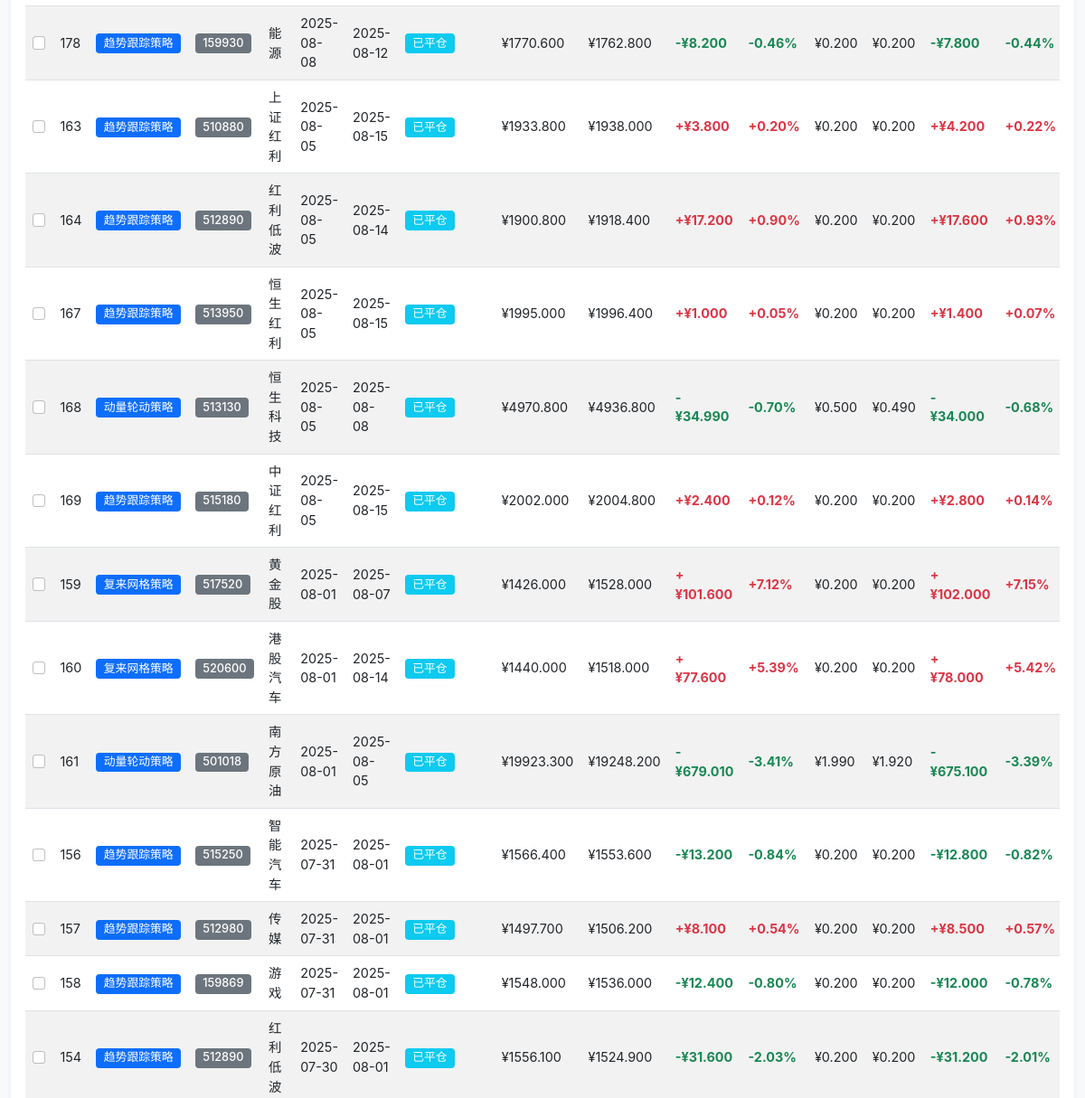
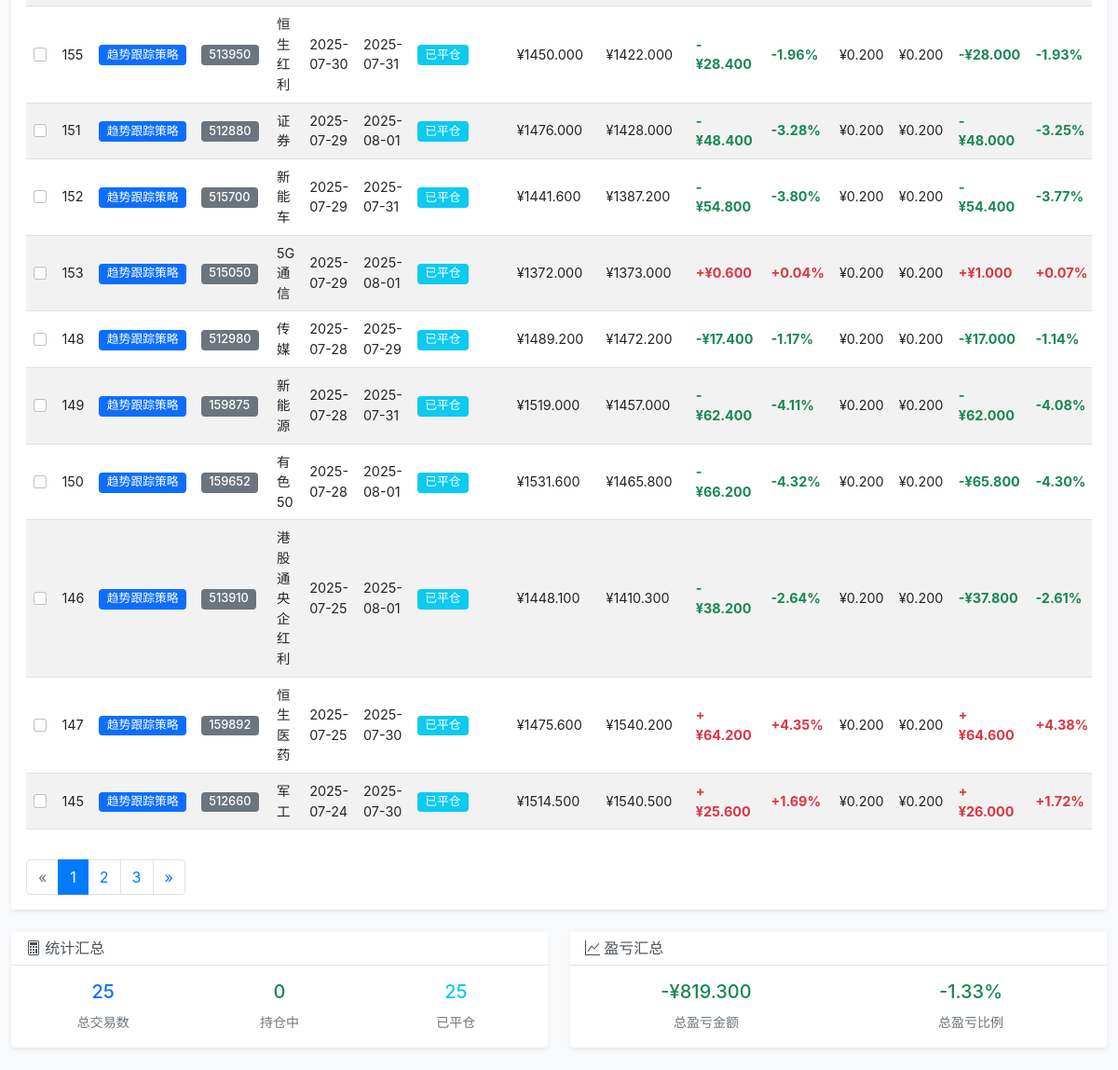
/trades?status=closed&page_size=25 (lower part), run on an earlier commit of the app's database (2 pictures, top to bottom).
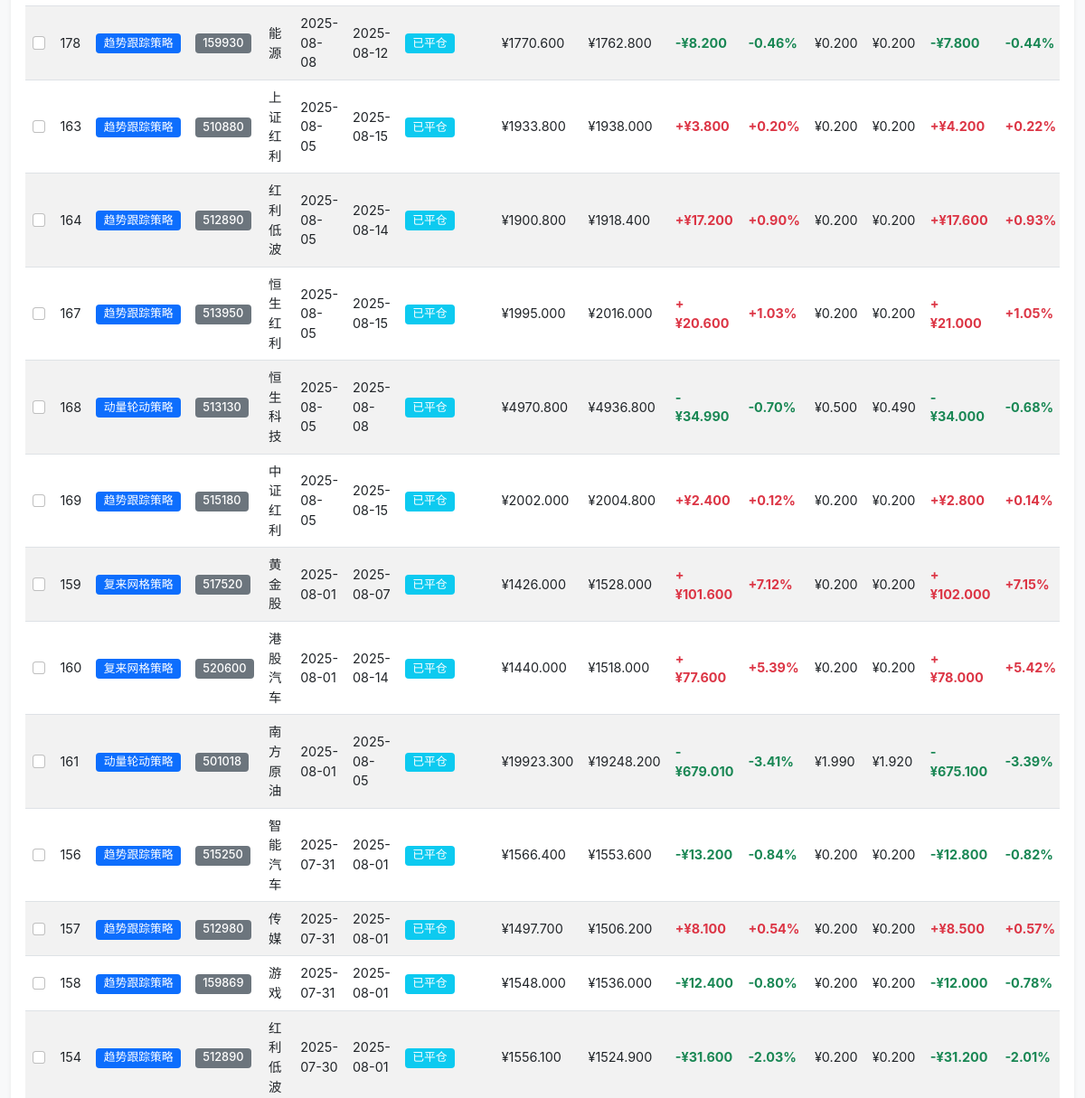
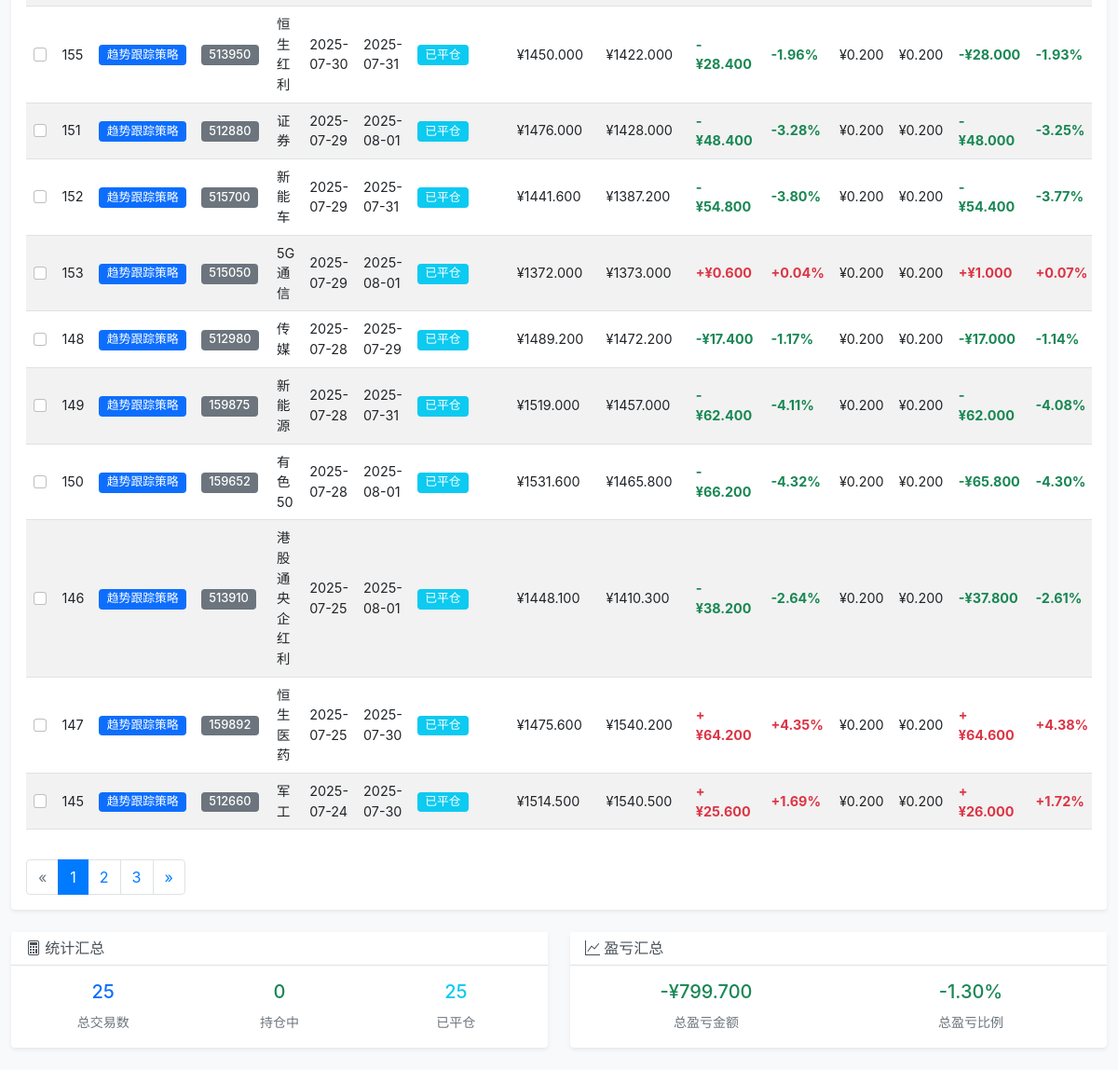
And on a later commit of the database (2 pictures, top to bottom).
### tables this page shows
CREATE TABLE trades (
                id INTEGER PRIMARY KEY AUTOINCREMENT,
                symbol_code TEXT NOT NULL,
                symbol_name TEXT NOT NULL,
                open_date DATE NOT NULL,
                close_date DATE,
                status TEXT DEFAULT 'open',  -- open: 持仓中, closed: 已平仓
                total_buy_amount DECIMAL(15,3) DEFAULT 0,
                total_buy_quantity INTEGER DEFAULT 0,
                total_sell_amount DECIMAL(15,3) DEFAULT 0,
                total_sell_quantity INTEGER DEFAULT 0,
                remaining_quantity INTEGER DEFAULT 0,
                total_profit_loss DECIMAL(15,3) DEFAULT 0,
                total_profit_loss_pct DECIMAL(8,4) DEFAULT 0,
                holding_days INTEGER DEFAULT 0,
                created_at TIMESTAMP DEFAULT CURRENT_TIMESTAMP,
                updated_at TIMESTAMP DEFAULT CURRENT_TIMESTAMP
            , strategy TEXT DEFAULT "trend", trade_log TEXT, deleted_at TIMESTAMP, deleted_reason TEXT, strategy_id INTEGER, is_deleted INTEGER DEFAULT 0, delete_date TIMESTAMP, delete_reason TEXT, operator_note TEXT, total_gross_profit DECIMAL(15,3) DEFAULT 0, total_net_profit DECIMAL(15,3) DEFAULT 0, total_net_profit_pct DECIMAL(8,4) DEFAULT 0, total_buy_fees DECIMAL(15,3) DEFAULT 0, total_sell_fees DECIMAL(15,3) DEFAULT 0, total_fees DECIMAL(15,3) DEFAULT 0, total_fee_ratio_pct DECIMAL(8,4) DEFAULT 0);

CREATE TABLE strategies (
                id INTEGER PRIMARY KEY AUTOINCREMENT,
                name TEXT NOT NULL UNIQUE,
                description TEXT,
                is_active BOOLEAN DEFAULT 1,
                created_at TIMESTAMP DEFAULT CURRENT_TIMESTAMP,
                updated_at TIMESTAMP DEFAULT CURRENT_TIMESTAMP
            );

### routes/trading_routes.py (the view)
@trading_bp.route('/trades')
def trades():
    try:
        trading_service = TradingService(current_app.db_service)
        strategy_service = StrategyService(current_app.db_service)
        status = request.args.get('status', 'all')
        strategy_arg = request.args.get('strategy', 'all')
        page_arg = request.args.get('page', '1')
        page_size_arg = request.args.get('page_size', '25')
        status_filter = None if not status or status == 'all' else status
        strategy_filter = None
        if strategy_arg and strategy_arg != 'all':
            try:
                strategy_filter = int(strategy_arg)
            except ValueError:
                strategy_filter = strategy_arg
        try:
            page = int(page_arg)
        except Exception:
            page = 1
        try:
            page_size = int(page_size_arg)
        except Exception:
            page_size = 25
        if page < 1:
            page = 1
        if page_size not in (25, 50, 100):
            page_size = 25
        sort_key = request.args.get('sort', 'open_date')
        sort_dir = request.args.get('dir', 'desc').lower()
        if sort_dir not in ('asc', 'desc'):
            sort_dir = 'desc'
        allowed_sort_columns = {
            'id': 't.id',
            'strategy_name': 's.name',
            'symbol_code': 't.symbol_code',
            'symbol_name': 't.symbol_name',
            'open_date': 't.open_date',
            'close_date': 't.close_date',
            'status': 't.status',
            'remaining_quantity': 't.remaining_quantity',
            'total_buy_amount': 't.total_buy_amount',
            'total_sell_amount': 't.total_sell_amount',
            'total_net_profit': 't.total_net_profit',
            'total_net_profit_pct': 't.total_net_profit_pct',
            'total_buy_fees': 't.total_buy_fees',
            'total_sell_fees': 't.total_sell_fees',
            'total_profit_loss': 't.total_profit_loss',
            'total_profit_loss_pct': 't.total_profit_loss_pct',
            'total_fees': 't.total_fees',
            'total_fee_ratio_pct': 't.total_fee_ratio_pct',
            'holding_days': 't.holding_days',
        }
        order_col = allowed_sort_columns.get(sort_key, 't.open_date')
        order_by = f"{order_col} {'DESC' if sort_dir == 'desc' else 'ASC'}"
        symbols_raw = request.args.get('symbols', '').strip()
        symbols_list = []
        if symbols_raw:
            tmp = [p for chunk in symbols_raw.replace('，', ',').split(',') for p in chunk.split()] if symbols_raw else []
            symbols_list = list({s.strip().upper() for s in tmp if s.strip()})
        names_raw = request.args.get('names', '').strip()
        names_list = []
        if names_raw:
            tmp = [p for chunk in names_raw.replace('，', ',').split(',') for p in chunk.split()] if names_raw else []
            names_list = list({s.strip().upper() for s in tmp if s.strip()})
        date_from = request.args.get('date_from', '').strip() or None
        date_to = request.args.get('date_to', '').strip() or None
        trades_dto, total_count = trading_service.get_trades_paginated(
            status=status_filter,
            strategy=strategy_filter,
            order_by=order_by,
            page=page,
            page_size=page_size,
            return_dto=True,
            symbols=symbols_list,
            symbol_names=names_list,
            date_from=date_from,
            date_to=date_to,
        )
        strategies_list_raw = strategy_service.get_all_strategies(return_dto=True)
        all_trades = dto_list_to_dicts(trades_dto)
        strategies_list = dto_list_to_dicts(strategies_list_raw)
        total_pages = (total_count + page_size - 1) // page_size if page_size > 0 else 1
        return render_template('trades.html',
                             trades=all_trades,
                             strategies=strategies_list,
                             current_status=status,
                             current_strategy=str(strategy_arg),
                             sort_key=sort_key,
                             sort_dir=sort_dir,
                             symbols_query=symbols_raw,
                             names_query=names_raw,
                             date_from=date_from or '',
                             date_to=date_to or '',
                             page=page,
                             page_size=page_size,
                             total_count=total_count,
                             total_pages=total_pages)
    except Exception as e:
        current_app.logger.error(f"交易列表加载失败: {str(e)}")
        return render_template('trades.html', trades=[], strategies=[])

### templates/trades.html (shortened to what the changed rows need)
{% extends "base.html" %}
{% block content %}
    <div class="row">
        <div class="col-12">
            <div class="card">
                <div class="card-body">
                    <div class="table-responsive">
                        <table class="table table-striped table-hover">
                            <tbody>
                                {% if trades %}
                                    {% for trade in trades %}
                                        <tr>
                                            <td>
                                                <input type="checkbox"
                                                       class="form-check-input trade-checkbox"
                                                       value="{{ trade.id }}">
                                            </td>
                                            <td>{{ trade.id }}</td>
                                            <td>
                                                <span class="badge bg-primary">{{ trade.strategy_name or '-' }}</span>
                                            </td>
                                            <td>
                                                <span class="badge bg-secondary">{{ trade.symbol_code }}</span>
                                            </td>
                                            <td>{{ trade.symbol_name }}</td>
                                            <td>{{ trade.open_date }}</td>
                                            <td>
                                                {% if trade.close_date %}
                                                    {{ trade.close_date }}
                                                {% else %}
                                                    <span class="text-muted">-</span>
                                                {% endif %}
                                            </td>
                                            <td>
                                                {% if trade.status == 'open' %}
                                                    <span class="badge bg-success">持仓中</span>
                                                {% else %}
                                                    <span class="badge bg-info">已平仓</span>
                                                {% endif %}
                                            </td>
                                            <td>
                                            </td>
                                            <td>¥{{ "%.3f"|format(trade.total_buy_amount) }}</td>
                                            <td>¥{{ "%.3f"|format(trade.total_sell_amount) }}</td>
                                            <td>
                                                {% if trade.total_net_profit > 0 %}
                                                    <span class="text-danger fw-bold">+¥{{ "%.3f"|format(trade.total_net_profit) }}</span>
                                                {% elif trade.total_net_profit < 0 %}
                                                    <span class="text-success fw-bold">-¥{{ "%.3f"|format((trade.total_net_profit | abs) ) }}</span>
                                                {% else %}
                                                    <span class="text-muted">¥0.000</span>
                                                {% endif %}
                                            </td>
                                            <td>
                                                {% if trade.total_net_profit_pct > 0 %}
                                                    <span class="text-danger fw-bold">+{{ "%.2f"|format(trade.total_net_profit_pct) }}%</span>
                                                {% elif trade.total_net_profit_pct < 0 %}
                                                    <span class="text-success fw-bold">{{ "%.2f"|format(trade.total_net_profit_pct) }}%</span>
                                                {% else %}
                                                    <span class="text-muted">0.00%</span>
                                                {% endif %}
                                            </td>
                                            <td>¥{{ "%.3f"|format(trade.total_buy_fees) }}</td>
                                            <td>¥{{ "%.3f"|format(trade.total_sell_fees) }}</td>
                                            <td>
                                                {% if trade.total_profit_loss > 0 %}
                                                    <span class="text-danger fw-bold">+¥{{ "%.3f"|format(trade.total_profit_loss) }}</span>
                                                {% elif trade.total_profit_loss < 0 %}
                                                    <span class="text-success fw-bold">-¥{{ "%.3f"|format((trade.total_profit_loss | abs) ) }}</span>
                                                {% else %}
                                                    <span class="text-muted">¥0.000</span>
                                                {% endif %}
                                            </td>
                                            <td>
                                                {% if trade.total_profit_loss_pct > 0 %}
                                                    <span class="text-danger fw-bold">+{{ "%.2f"|format(trade.total_profit_loss_pct) }}%</span>
                                                {% elif trade.total_profit_loss_pct < 0 %}
                                                    <span class="text-success fw-bold">{{ "%.2f"|format(trade.total_profit_loss_pct) }}%</span>
                                                {% else %}
                                                    <span class="text-muted">0.00%</span>
                                                {% endif %}
                                            </td>
                                        </tr>
                                    {% endfor %}
                                {% endif %}
                            </tbody>
                        </table>
                    </div>
                            {% set qs_base = [] %}
                            {% if current_status and current_status != 'all' %}
                                {% set _ = qs_base.append('status=' ~ current_status) %}
                            {% endif %}
                            {% if current_strategy and current_strategy != 'all' %}
                                {% set _ = qs_base.append('strategy=' ~ current_strategy) %}
                            {% endif %}
                            {% set _ = qs_base.append('page_size=' ~ page_size) %}
                            {% if sort_key %}
                                {% set _ = qs_base.append('sort=' ~ sort_key) %}
                            {% endif %}
                            {% if sort_dir %}
                                {% set _ = qs_base.append('dir=' ~ sort_dir) %}
                            {% endif %}
                            {% if symbols_query %}
                                {% set _ = qs_base.append('symbols=' ~ symbols_query | urlencode) %}
                            {% endif %}
                            {% if names_query %}
                                {% set _ = qs_base.append('names=' ~ names_query | urlencode) %}
                            {% endif %}
                            {% if date_from %}
                                {% set _ = qs_base.append('date_from=' ~ date_from) %}
                            {% endif %}
                            {% if date_to %}
                                {% set _ = qs_base.append('date_to=' ~ date_to) %}
                            {% endif %}
                            {% set base_query = '&'.join(qs_base) %}
                            {% set prev_page = 1 if page <= 1 else page - 1 %}
                            {% set start = page - 2 if page - 2 > 1 else 1 %}
                            {% set end = page + 2 if page + 2 < total_pages else total_pages %}
                            {% set next_page = total_pages if page >= total_pages else page + 1 %}
                </div>
            </div>
        </div>
    </div>
    {% if trades %}
        <div class="row mt-4">
            <div class="col-md-6">
                <div class="card">
                    <div class="card-body">
                        {% set total_profit_loss = trades|sum(attribute='total_profit_loss') %}
                        {% set total_investment = trades|sum(attribute='total_buy_amount') %}
                        {% set total_profit_loss_pct = (total_profit_loss / total_investment * 100) if total_investment > 0 else 0 %}
                        <div class="row text-center">
                            <div class="col-6">
                                {% if total_profit_loss > 0 %}
                                    <h5 class="text-danger">+¥{{ "%.3f"|format(total_profit_loss) }}</h5>
                                {% elif total_profit_loss < 0 %}
                                    <h5 class="text-success">-¥{{ "%.3f"|format((total_profit_loss | abs) ) }}</h5>
                                {% else %}
                                    <h5 class="text-muted">¥0.000</h5>
                                {% endif %}
                                <small class="text-muted">总盈亏金额</small>
                            </div>
                            <div class="col-6">
                                {% if total_profit_loss_pct > 0 %}
                                    <h5 class="text-danger">+{{ "%.2f"|format(total_profit_loss_pct) }}%</h5>
                                {% elif total_profit_loss_pct < 0 %}
                                    <h5 class="text-success">{{ "%.2f"|format(total_profit_loss_pct) }}%</h5>
                                {% else %}
                                    <h5 class="text-muted">0.00%</h5>
                                {% endif %}
                                <small class="text-muted">总盈亏比例</small>
                            </div>
                        </div>
                    </div>
                </div>
            </div>
        </div>
    {% endif %}
{% endblock %}

What changed in the data, as far as the page shows it:
changed trades id 167: total_sell_amount "1996.400" → "2016.000"; total_net_profit "1.000" → "20.600"; total_net_profit_pct "0.05" → "1.03"; total_profit_loss "1.400" → "21.000"; total_profit_loss_pct "0.07" → "1.05"
Also different on the page:
{{ "%.3f"|format((total_profit_loss | abs) ) }}: "819.300" → "799.700"
{{ "%.2f"|format(total_profit_loss_pct) }}: "-1.33" → "-1.30"
